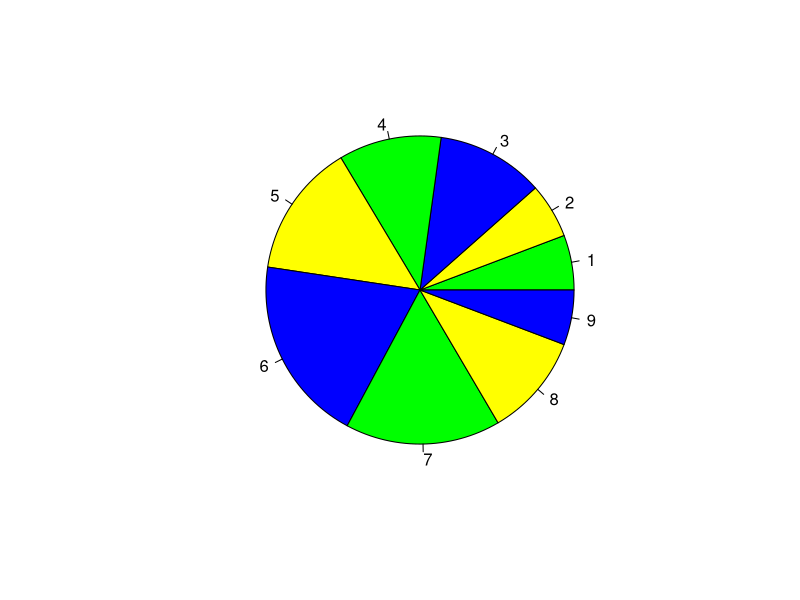
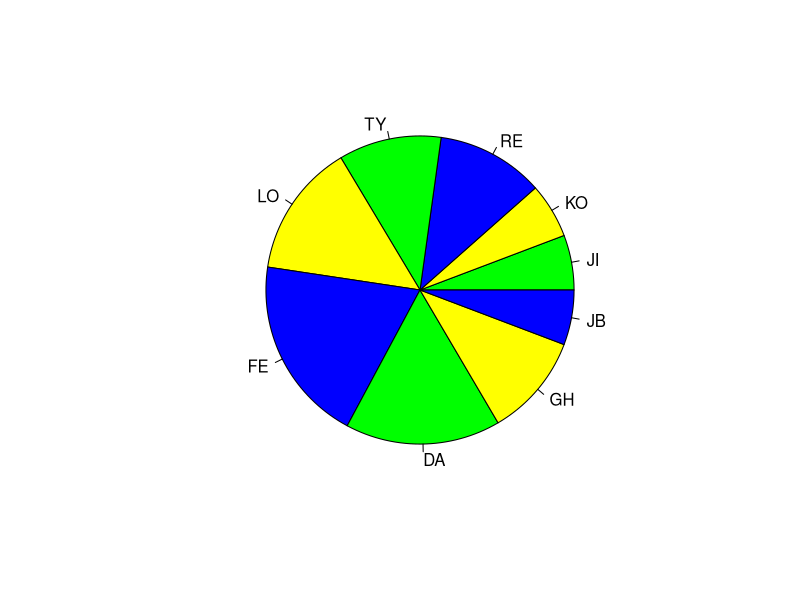

Source code (R) for these figures, in order:
age = c(23,23,45,43,56,78,65,43,23)
energy = c(87,88,56,43,40,41,55,45,90)
color = c("green","yellow","blue")
col = color
pie(age, col=c(color))
lbls = c("JI","KO","RE","TY","LO","FE","DA","GH","JB")
pie(age,col=c(color),labels = c(lbls))
table(age,energy)
summary(age)
summary(energy)
summary(age,energy)
